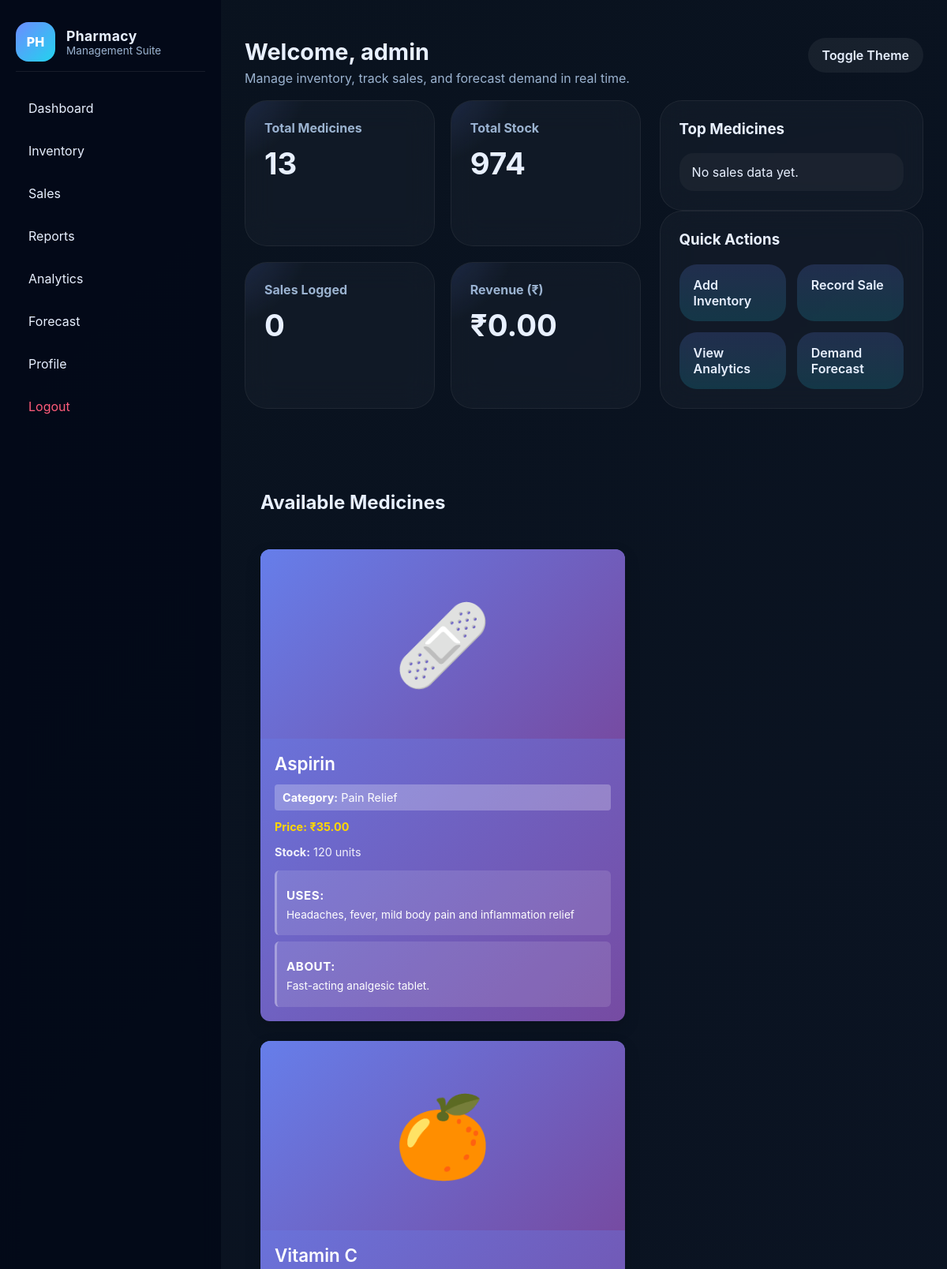
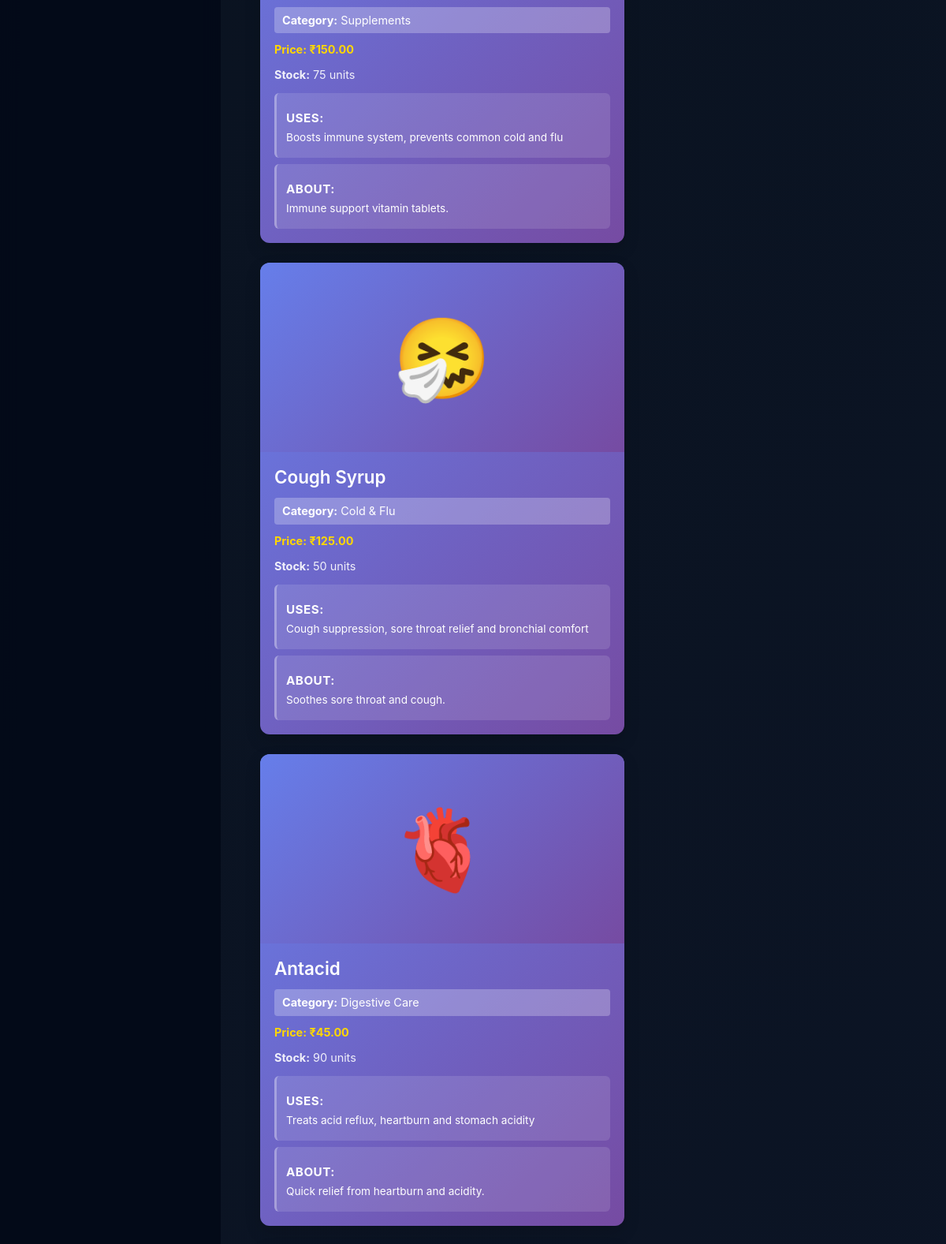
The page /dashboard (signed in, upper part) on the database its author committed (2 pictures, top to bottom).
### app.py (models this page shows, shortened)
class User(UserMixin, db.Model):
    id = db.Column(db.Integer, primary_key=True)
    username = db.Column(db.String(150), unique=True, nullable=False)
    email = db.Column(db.String(150), unique=True, nullable=False)
    password_hash = db.Column(db.String(200), nullable=False)
    role = db.Column(db.String(50), default='Pharmacist')
    created_at = db.Column(db.DateTime, default=datetime.utcnow)

class Medicine(db.Model):
    id = db.Column(db.Integer, primary_key=True)
    name = db.Column(db.String(200), nullable=False)
    category = db.Column(db.String(120), nullable=False)
    quantity = db.Column(db.Integer, nullable=False, default=0)
    price = db.Column(db.Float, nullable=False)
    description = db.Column(db.String(400))
    uses = db.Column(db.String(500), nullable=True)
    image_url = db.Column(db.String(300), nullable=True, default='https://via.placeholder.com/150')
    emoji = db.Column(db.String(50), nullable=True, default='💊')

### app.py (the view)
@app.route('/dashboard')
@login_required
def dashboard():
    medicines = Medicine.query.count()
    total_stock = sum([m.quantity for m in Medicine.query.all()])
    total_sales = Sale.query.count()
    revenue = sum([sale.total for sale in Sale.query.all()])
    top_medicines = db.session.query(Medicine.name, db.func.sum(Sale.quantity).label('sold'))
    top_medicines = top_medicines.join(Sale).group_by(Medicine.id).order_by(db.desc('sold')).limit(5).all()
    all_medicines = Medicine.query.all()
    return render_template('dashboard.html', medicines=medicines, total_stock=total_stock,
                           total_sales=total_sales, revenue=revenue, top_medicines=top_medicines, all_medicines=all_medicines)

### app.py (called while the page is built)
@login_manager.user_loader
def load_user(user_id):
    return User.query.get(int(user_id))

### templates/dashboard.html (shortened to what this page needs)
{% extends 'base.html' %}
{% block content %}
<div class="grid-grid">
    <section class="stats-grid">
        <article class="stat-card glow-card">
            <h3>Total Medicines</h3>
            <span>{{ medicines }}</span>
        </article>
        <article class="stat-card glow-card">
            <h3>Total Stock</h3>
            <span>{{ total_stock }}</span>
        </article>
        <article class="stat-card glow-card">
            <h3>Sales Logged</h3>
            <span>{{ total_sales }}</span>
        </article>
        <article class="stat-card glow-card">
            <h3>Revenue (₹)</h3>
            <span>₹{{ '{:.2f}'.format(revenue) }}</span>
        </article>
    </section>
    <section class="chart-panel">
        <div class="panel-card">
            <h3>Top Medicines</h3>
            <ul class="top-list">
                {% for name, sold in top_medicines %}
                <li><strong>{{ name }}</strong><span>{{ sold }} sold</span></li>
                {% else %}
                <li>No sales data yet.</li>
                {% endfor %}
            </ul>
        </div>
        <div class="panel-card">
            <h3>Quick Actions</h3>
            <div class="action-grid">
                <a class="action-card" href="{{ url_for('inventory') }}">Add Inventory</a>
                <a class="action-card" href="{{ url_for('sales') }}">Record Sale</a>
                <a class="action-card" href="{{ url_for('analytics') }}">View Analytics</a>
                <a class="action-card" href="{{ url_for('forecast') }}">Demand Forecast</a>
            </div>
        </div>
    </section>
    <section class="medicines-grid">
        <h2 style="grid-column: 1/-1; margin-top: 20px;">Available Medicines</h2>
        {% for medicine in all_medicines %}
        <div class="medicine-card">
            <div class="medicine-image" style="background: linear-gradient(135deg, #667eea 0%, #764ba2 100%);">
                <div style="font-size: 100px; line-height: 1;">{{ medicine.emoji }}</div>
            </div>
            <div class="medicine-info">
                <h3>{{ medicine.name }}</h3>
                <p class="category"><strong>Category:</strong> {{ medicine.category }}</p>
                <p class="price"><strong>Price:</strong> ₹{{ '{:.2f}'.format(medicine.price) }}</p>
                <p class="stock"><strong>Stock:</strong> {{ medicine.quantity }} units</p>
                <div class="medicine-description">
                    <h4>Uses:</h4>
                    <p>{{ medicine.uses }}</p>
                </div>
                {% if medicine.description %}
                <div class="medicine-details">
                    <h4>About:</h4>
                    <p>{{ medicine.description }}</p>
                </div>
                {% endif %}
            </div>
        </div>
        {% endfor %}
    </section>
</div>
{% endblock %}

### templates/base.html (shortened to what this page needs)
<!DOCTYPE html>
<html lang="en">
<head>
    <link rel="stylesheet" href="/static/css/style.css" />
</head>
<body>
    {% macro render_content_area() %}
        {% block content %}{% endblock %}
    {% endmacro %}
    {% if current_user.is_authenticated %}
    <div class="app-shell">
        <aside class="sidebar">
            <div class="brand">
                <div class="brand-icon">PH</div>
                <div>
                    <h1>Pharmacy</h1>
                    <p>Management Suite</p>
                </div>
            </div>
            <nav>
                <a href="{{ url_for('dashboard') }}" class="nav-link">Dashboard</a>
                <a href="{{ url_for('inventory') }}" class="nav-link">Inventory</a>
                <a href="{{ url_for('sales') }}" class="nav-link">Sales</a>
                <a href="{{ url_for('reports') }}" class="nav-link">Reports</a>
                <a href="{{ url_for('analytics') }}" class="nav-link">Analytics</a>
                <a href="{{ url_for('forecast') }}" class="nav-link">Forecast</a>
                <a href="{{ url_for('profile') }}" class="nav-link">Profile</a>
                <a href="{{ url_for('logout') }}" class="nav-link sign-out">Logout</a>
            </nav>
        </aside>
        <main class="main-content">
            <header class="topbar">
                <div>
                    <h2>Welcome, {{ current_user.username }}</h2>
                    <p>Manage inventory, track sales, and forecast demand in real time.</p>
                </div>
                <button id="toggleTheme" class="btn btn-clear">Toggle Theme</button>
            </header>
            <section class="page-content">
                {{ render_content_area() }}
            </section>
        </main>
    </div>
    {% else %}
    <div class="page-auth auth-bg">
        <section class="page-content">
            {{ render_content_area() }}
        </section>
    </div>
    {% endif %}
</body>
</html>

### static/css/style.css (style rules this page uses)
:root { --bg:#070b1f; --surface:#0f172d; --surface-alt:#14223b; --text:#e8f0ff; --muted:#9bb3d0; --accent:#6c8cff; --accent-2:#22d3ee; --danger:#ff5c7a; --success:#4ade80; --border:rgba(255,255,255,.08); }
html,body { margin:0;padding:0;font-family:Inter,system-ui,Segoe UI,Roboto,Helvetica,Arial,sans-serif;background:linear-gradient(135deg,#09121e,#0f172d);color:var(--text);min-height:100%; }
body { overflow-x:hidden; }
* { box-sizing:border-box; }
button,input,select,textarea { font:inherit; }
.app-shell { display:grid;grid-template-columns:280px 1fr;min-height:100vh; }
.sidebar { background:rgba(4,10,25,.95);backdrop-filter:blur(12px);padding:28px 20px;display:flex;flex-direction:column;gap:24px; }
.brand { display:flex;align-items:center;gap:14px;padding-bottom:12px;border-bottom:1px solid var(--border); }
.brand-icon { width:50px;height:50px;border-radius:16px;display:grid;place-items:center;background:linear-gradient(135deg,var(--accent),var(--accent-2));font-weight:800;color:#fff; }
.sidebar h1 { margin:0;font-size:1.1rem;letter-spacing:.02em; }
.sidebar p { margin:0;font-size:.85rem;color:var(--muted); }
nav { display:flex;flex-direction:column;gap:10px; }
.nav-link { display:block;padding:12px 16px;border-radius:14px;color:var(--text);text-decoration:none;transition:transform .2s ease, background .2s ease; }
.sign-out { margin-top:auto;color:var(--danger); }
.main-content { padding:30px; }
.topbar { display:flex;justify-content:space-between;align-items:flex-start;gap:14px;padding:18px 0; }
.topbar h2 { margin:0;font-size:1.8rem; }
.topbar p { margin:6px 0 0;color:var(--muted); }
.btn { border:none;cursor:pointer;border-radius:999px;padding:12px 18px;font-weight:600;transition:transform .2s ease, box-shadow .2s ease; }
.btn-clear { background:rgba(255,255,255,.06);color:var(--text); }
.grid-grid { display:grid;gap:24px;grid-template-columns:1.2fr .8fr; }
.stats-grid { display:grid;grid-template-columns:repeat(2,minmax(0,1fr));gap:20px; }
.stat-card { padding:24px;border-radius:28px;background:rgba(255,255,255,.03);border:1px solid rgba(255,255,255,.06);backdrop-filter:blur(18px); }
.stat-card h3 { margin:0 0 12px;font-size:1rem;color:var(--muted); }
.stat-card span { font-size:2.4rem;font-weight:700;display:block; }
.glow-card { position:relative;overflow:hidden; }
.glow-card::after { content:'';position:absolute;inset:-40px;background:radial-gradient(circle at top left, rgba(108,140,255,.24), transparent 30%);pointer-events:none; }
.panel-card { padding:24px;border-radius:28px;background:rgba(255,255,255,.03);border:1px solid rgba(255,255,255,.06);backdrop-filter:blur(18px); }
.panel-card h3 { margin-top:0; }
.top-list, .insight-list { list-style:none;padding:0;margin:0;display:grid;gap:10px; }
.top-list li, .insight-list li { display:flex;justify-content:space-between;gap:18px;padding:14px 16px;border-radius:18px;background:rgba(255,255,255,.04); }
.action-grid { display:grid;grid-template-columns:repeat(2,minmax(0,1fr));gap:14px;margin-top:20px; }
.action-card { display:block;padding:16px 18px;border-radius:22px;background:linear-gradient(180deg,rgba(108,140,255,.18),rgba(34,211,238,.16));text-decoration:none;color:var(--text);font-weight:600; }

### rows shown on the page
User: username "admin"
Medicine: emoji "🩹", name "Aspirin", category "Pain Relief", price "35.00", quantity "120", uses "Headaches, fever, mild body pain and inflammation relief", description "Fast-acting analgesic tablet."
Medicine: emoji "🍊", name "Vitamin C", category "Supplements", price "150.00", quantity "75", uses "Boosts immune system, prevents common cold and flu", description "Immune support vitamin tablets."
Medicine: emoji "🤧", name "Cough Syrup", category "Cold & Flu", price "125.00", quantity "50", uses "Cough suppression, sore throat relief and bronchial comfort", description "Soothes sore throat and cough."
Medicine: emoji "🫀", name "Antacid", category "Digestive Care", price "45.00", quantity "90", uses "Treats acid reflux, heartburn and stomach acidity", description "Quick relief from heartburn and acidity."

### other values the page prints
{{ medicines }} "13"
{{ total_stock }} "974"
{{ total_sales }} "0"
{{ '{:.2f}'.format(revenue) }} "0.00"
